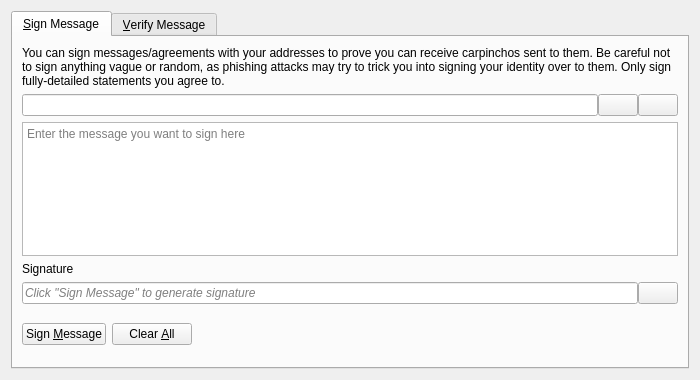
<?xml version="1.0" encoding="UTF-8"?>
<ui version="4.0">
 <class>SignVerifyMessageDialog</class>
 <widget class="QDialog" name="SignVerifyMessageDialog">
  <property name="geometry">
   <rect>
    <x>0</x>
    <y>0</y>
    <width>700</width>
    <height>380</height>
   </rect>
  </property>
  <property name="windowTitle">
   <string>Signatures - Sign / Verify a Message</string>
  </property>
  <property name="modal">
   <bool>true</bool>
  </property>
  <layout class="QVBoxLayout" name="verticalLayout">
   <item>
    <widget class="QTabWidget" name="tabWidget">
     <property name="currentIndex">
      <number>0</number>
     </property>
     <widget class="QWidget" name="tabSignMessage">
      <attribute name="title">
       <string>&amp;Sign Message</string>
      </attribute>
      <layout class="QVBoxLayout" name="verticalLayout_SM">
       <item>
        <widget class="QLabel" name="infoLabel_SM">
         <property name="text">
          <string>You can sign messages/agreements with your addresses to prove you can receive carpinchos sent to them. Be careful not to sign anything vague or random, as phishing attacks may try to trick you into signing your identity over to them. Only sign fully-detailed statements you agree to.</string>
         </property>
         <property name="textFormat">
          <enum>Qt::PlainText</enum>
         </property>
         <property name="wordWrap">
          <bool>true</bool>
         </property>
        </widget>
       </item>
       <item>
        <layout class="QHBoxLayout" name="horizontalLayout_1_SM">
         <property name="spacing">
          <number>0</number>
         </property>
         <item>
          <widget class="QValidatedLineEdit" name="addressIn_SM">
           <property name="toolTip">
            <string>The CARPINCHO address to sign the message with</string>
           </property>
          </widget>
         </item>
         <item>
          <widget class="QPushButton" name="addressBookButton_SM">
           <property name="toolTip">
            <string>Choose previously used address</string>
           </property>
           <property name="text">
            <string/>
           </property>
           <property name="icon">
            <iconset resource="../carpincho.qrc">
             <normaloff>:/icons/address-book</normaloff>:/icons/address-book</iconset>
           </property>
           <property name="shortcut">
            <string>Alt+A</string>
           </property>
           <property name="autoDefault">
            <bool>false</bool>
           </property>
          </widget>
         </item>
         <item>
          <widget class="QPushButton" name="pasteButton_SM">
           <property name="toolTip">
            <string>Paste address from clipboard</string>
           </property>
           <property name="text">
            <string/>
           </property>
           <property name="icon">
            <iconset resource="../carpincho.qrc">
             <normaloff>:/icons/editpaste</normaloff>:/icons/editpaste</iconset>
           </property>
           <property name="shortcut">
            <string>Alt+P</string>
           </property>
           <property name="autoDefault">
            <bool>false</bool>
           </property>
          </widget>
         </item>
        </layout>
       </item>
       <item>
        <widget class="QPlainTextEdit" name="messageIn_SM">
         <property name="toolTip">
          <string>Enter the message you want to sign here</string>
         </property>
         <property name="placeholderText">
          <string>Enter the message you want to sign here</string>
         </property>
        </widget>
       </item>
       <item>
        <widget class="QLabel" name="signatureLabel_SM">
         <property name="text">
          <string>Signature</string>
         </property>
         <property name="textFormat">
          <enum>Qt::PlainText</enum>
         </property>
        </widget>
       </item>
       <item>
        <layout class="QHBoxLayout" name="horizontalLayout_2_SM">
         <property name="spacing">
          <number>0</number>
         </property>
         <item>
          <widget class="QLineEdit" name="signatureOut_SM">
           <property name="placeholderText">
            <string>Click "Sign Message" to generate signature</string>
           </property>
           <property name="font">
            <font>
             <italic>true</italic>
            </font>
           </property>
           <property name="readOnly">
            <bool>true</bool>
           </property>
          </widget>
         </item>
         <item>
          <widget class="QPushButton" name="copySignatureButton_SM">
           <property name="toolTip">
            <string>Copy the current signature to the system clipboard</string>
           </property>
           <property name="text">
            <string/>
           </property>
           <property name="icon">
            <iconset resource="../carpincho.qrc">
             <normaloff>:/icons/editcopy</normaloff>:/icons/editcopy</iconset>
           </property>
           <property name="autoDefault">
            <bool>false</bool>
           </property>
          </widget>
         </item>
        </layout>
       </item>
       <item>
        <layout class="QHBoxLayout" name="horizontalLayout_3_SM">
         <item>
          <widget class="QPushButton" name="signMessageButton_SM">
           <property name="toolTip">
            <string>Sign the message to prove you own this CARPINCHO address</string>
           </property>
           <property name="text">
            <string>Sign &amp;Message</string>
           </property>
           <property name="icon">
            <iconset resource="../carpincho.qrc">
             <normaloff>:/icons/edit</normaloff>:/icons/edit</iconset>
           </property>
           <property name="autoDefault">
            <bool>false</bool>
           </property>
          </widget>
         </item>
         <item>
          <widget class="QPushButton" name="clearButton_SM">
           <property name="toolTip">
            <string>Reset all sign message fields</string>
           </property>
           <property name="text">
            <string>Clear &amp;All</string>
           </property>
           <property name="icon">
            <iconset resource="../carpincho.qrc">
             <normaloff>:/icons/remove</normaloff>:/icons/remove</iconset>
           </property>
           <property name="autoDefault">
            <bool>false</bool>
           </property>
          </widget>
         </item>
         <item>
          <spacer name="horizontalSpacer_1_SM">
           <property name="orientation">
            <enum>Qt::Horizontal</enum>
           </property>
           <property name="sizeHint" stdset="0">
            <size>
             <width>40</width>
             <height>48</height>
            </size>
           </property>
          </spacer>
         </item>
         <item>
          <widget class="QLabel" name="statusLabel_SM">
           <property name="font">
            <font>
             <weight>75</weight>
             <bold>true</bold>
            </font>
           </property>
           <property name="text">
            <string/>
           </property>
           <property name="wordWrap">
            <bool>true</bool>
           </property>
          </widget>
         </item>
         <item>
          <spacer name="horizontalSpacer_2_SM">
           <property name="orientation">
            <enum>Qt::Horizontal</enum>
           </property>
           <property name="sizeHint" stdset="0">
            <size>
             <width>40</width>
             <height>48</height>
            </size>
           </property>
          </spacer>
         </item>
        </layout>
       </item>
      </layout>
     </widget>
     <widget class="QWidget" name="tabVerifyMessage">
      <attribute name="title">
       <string>&amp;Verify Message</string>
      </attribute>
      <layout class="QVBoxLayout" name="verticalLayout_VM">
       <item>
        <widget class="QLabel" name="infoLabel_VM">
         <property name="text">
          <string>Enter the receiver's address, message (ensure you copy line breaks, spaces, tabs, etc. exactly) and signature below to verify the message. Be careful not to read more into the signature than what is in the signed message itself, to avoid being tricked by a man-in-the-middle attack. Note that this only proves the signing party receives with the address, it cannot prove sendership of any transaction!</string>
         </property>
         <property name="textFormat">
          <enum>Qt::PlainText</enum>
         </property>
         <property name="alignment">
          <set>Qt::AlignLeading|Qt::AlignLeft|Qt::AlignTop</set>
         </property>
         <property name="wordWrap">
          <bool>true</bool>
         </property>
        </widget>
       </item>
       <item>
        <layout class="QHBoxLayout" name="horizontalLayout_1_VM">
         <property name="spacing">
          <number>0</number>
         </property>
         <item>
          <widget class="QValidatedLineEdit" name="addressIn_VM">
           <property name="toolTip">
            <string>The CARPINCHO address the message was signed with</string>
           </property>
          </widget>
         </item>
         <item>
          <widget class="QPushButton" name="addressBookButton_VM">
           <property name="toolTip">
            <string>Choose previously used address</string>
           </property>
           <property name="text">
            <string/>
           </property>
           <property name="icon">
            <iconset resource="../carpincho.qrc">
             <normaloff>:/icons/address-book</normaloff>:/icons/address-book</iconset>
           </property>
           <property name="shortcut">
            <string>Alt+A</string>
           </property>
           <property name="autoDefault">
            <bool>false</bool>
           </property>
          </widget>
         </item>
        </layout>
       </item>
       <item>
        <widget class="QPlainTextEdit" name="messageIn_VM">
          <property name="toolTip">
            <string>The signed message to verify</string>
          </property>
          <property name="placeholderText">
            <string>The signed message to verify</string>
          </property>
        </widget>
       </item>
       <item>
        <widget class="QValidatedLineEdit" name="signatureIn_VM">
          <property name="toolTip">
            <string>The signature given when the message was signed</string>
          </property>
          <property name="placeholderText">
            <string>The signature given when the message was signed</string>
          </property>
        </widget>
       </item>
       <item>
        <layout class="QHBoxLayout" name="horizontalLayout_2_VM">
         <item>
          <widget class="QPushButton" name="verifyMessageButton_VM">
           <property name="toolTip">
            <string>Verify the message to ensure it was signed with the specified CARPINCHO address</string>
           </property>
           <property name="text">
            <string>Verify &amp;Message</string>
           </property>
           <property name="icon">
            <iconset resource="../carpincho.qrc">
             <normaloff>:/icons/transaction_0</normaloff>:/icons/transaction_0</iconset>
           </property>
           <property name="autoDefault">
            <bool>false</bool>
           </property>
          </widget>
         </item>
         <item>
          <widget class="QPushButton" name="clearButton_VM">
           <property name="toolTip">
            <string>Reset all verify message fields</string>
           </property>
           <property name="text">
            <string>Clear &amp;All</string>
           </property>
           <property name="icon">
            <iconset resource="../carpincho.qrc">
             <normaloff>:/icons/remove</normaloff>:/icons/remove</iconset>
           </property>
           <property name="autoDefault">
            <bool>false</bool>
           </property>
          </widget>
         </item>
         <item>
          <spacer name="horizontalSpacer_1_VM">
           <property name="orientation">
            <enum>Qt::Horizontal</enum>
           </property>
           <property name="sizeHint" stdset="0">
            <size>
             <width>40</width>
             <height>48</height>
            </size>
           </property>
          </spacer>
         </item>
         <item>
          <widget class="QLabel" name="statusLabel_VM">
           <property name="font">
            <font>
             <weight>75</weight>
             <bold>true</bold>
            </font>
           </property>
           <property name="text">
            <string/>
           </property>
           <property name="wordWrap">
            <bool>true</bool>
           </property>
          </widget>
         </item>
         <item>
          <spacer name="horizontalSpacer_2_VM">
           <property name="orientation">
            <enum>Qt::Horizontal</enum>
           </property>
           <property name="sizeHint" stdset="0">
            <size>
             <width>40</width>
             <height>48</height>
            </size>
           </property>
          </spacer>
         </item>
        </layout>
       </item>
      </layout>
     </widget>
    </widget>
   </item>
  </layout>
 </widget>
 <customwidgets>
  <customwidget>
   <class>QValidatedLineEdit</class>
   <extends>QLineEdit</extends>
   <header>qt/qvalidatedlineedit.h</header>
  </customwidget>
 </customwidgets>
 <resources>
  <include location="../carpincho.qrc"/>
 </resources>
 <connections/>
</ui>
